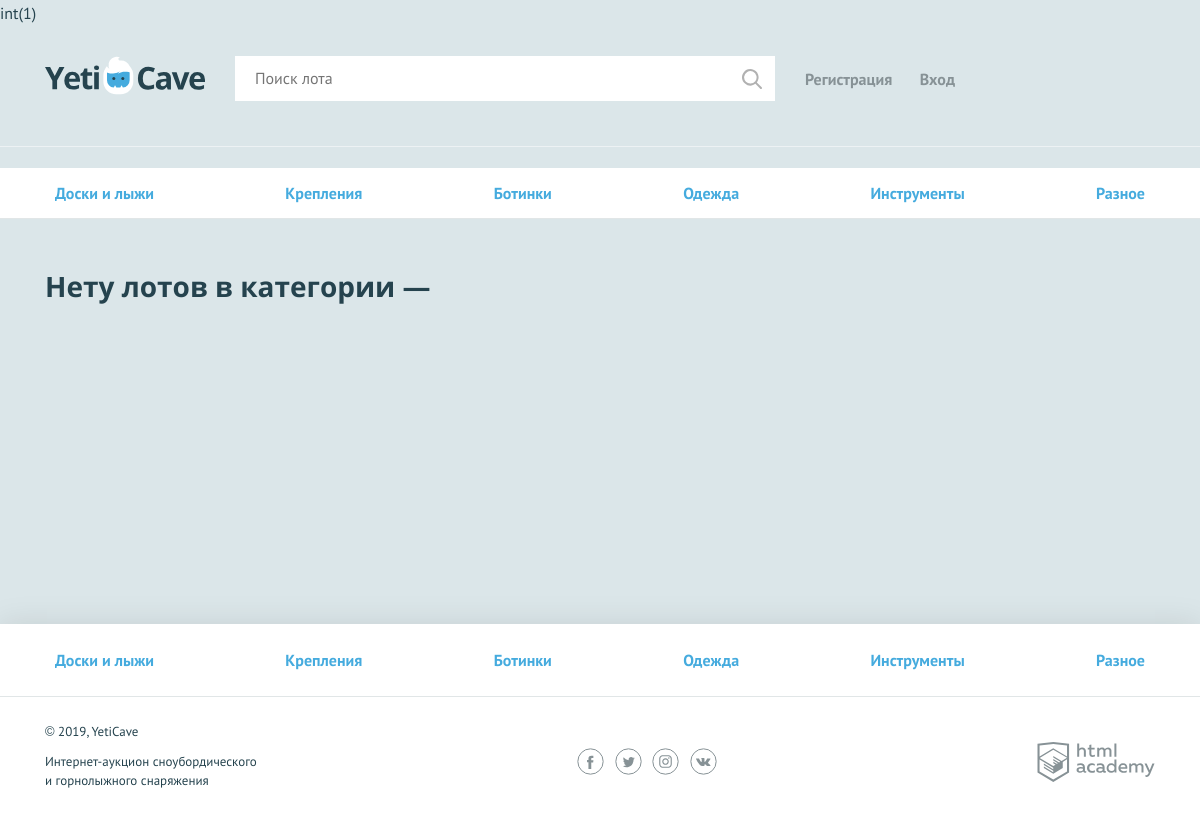
The app's page /category.php with its own data.
### tables this page shows
CREATE TABLE categories (
    id INT AUTO_INCREMENT PRIMARY KEY,
    name CHAR(128),
    sim_code CHAR(128) NOT NULL
);

### helpers.php (called while the page is built, shortened)
<?php
function include_template($name, array $data = []) {
    $name = 'templates/' . $name;
    extract($data);
    require $name;
    $result = ob_get_clean();
    return $result;
}

### functions.php (called while the page is built, shortened)
<?php
    function getGetVal($name) {
        return $_GET[$name] ?? "";
    }

### templates/error.php (the view, shortened to what this page needs)
<main>
<nav class="nav">
<ul class="nav__list container">
    <?php foreach($categories as $cat) : ?>
        <li class="nav__item">
          <a href="./category.php?category=<?= $cat['sim_code']; ?>"><?= $cat['name']; ?></a>
        </li>
    <?php endforeach; ?>
      </ul>
        </nav>
        <section class="lot-item container">
            <h2><?= $error_message; ?></h2>
                    </section>
</main>

### templates/layout.php (shortened to what this page needs)
<!DOCTYPE html>
<html lang="ru">
<head>
    <link href="../css/normalize.min.css" rel="stylesheet">
    <link href="../css/style.css" rel="stylesheet">
    <link href="../css/flatpickr.min.css" rel="stylesheet">
</head>
<body>
<div class="page-wrapper">
<header class="main-header">
    <div class="main-header__container container">
        <a href="/" class="main-header__logo">
            <img src="../img/logo.svg" width="160" height="39" alt="Логотип компании YetiCave">
        </a>
        <form class="main-header__search" method="get" action="./search.php" autocomplete="off">
            <input type="search" name="search" placeholder="Поиск лота" value="<?=getGetVal('search');?>">
            <input class="main-header__search-btn" type="submit" name="find" value="Найти">
        </form>
        <nav class="user-menu">
        <?php if (isset($_SESSION['email'])): ?>
             <div class="user-menu__logged">
                <p><?= $_SESSION['name']; ?></p>
                <a class="user-menu__bets" href="./my-bets.php">Мои ставки</a>
                <a class="user-menu__logout" href="./logout.php">Выход</a>
            </div>
        <?php else : ?>
            <ul class="user-menu__list">
                <li class="user-menu__item">
                    <a href="./sign-up.php">Регистрация</a>
                </li>
                <li class="user-menu__item">
                    <a href="./login.php">Вход</a>
                </li>
            </ul>
        <?php endif; ?>
        </nav>
    </div>
</header>
<?= $content ?>
</div>
<footer class="main-footer">
    <nav class="nav">
        <ul class="nav__list container">
            <?php foreach($categories as $cat) : ?>
            <li class="nav__item">
                <a href="./category.php?category=<?= $cat['sim_code']; ?>"><?= $cat['name'] ?></a>
            </li>
             <?php endforeach; ?>
        </ul>
    </nav>
    <div class="main-footer__bottom container">
        <div class="main-footer__copyright">
            <p>© 2019, YetiCave</p>
            <p>Интернет-аукцион сноубордического и горнолыжного снаряжения</p>
        </div>
        <div class="main-footer__social social">
            <a class="social__link social__link--facebook" href="#">
            </a>
            <a class="social__link social__link--twitter" href="#">
            </a>
            <a class="social__link social__link--instagram" href="#">
            </a>
            <a class="social__link social__link--vkontakte" href="#">
            </a>
        </div>
        <div class="main-footer__developed-by">
            <a class="logo-academy" href="https://htmlacademy.ru/intensive/php">
            </a>
        </div>
    </div>
</footer>
</body>
</html>

### css/style.css (style rules this page uses)
html, body { height: 100%; }
.page-wrapper { display: flex; flex-direction: column; min-height: 100%; margin-bottom: -202px; }
.page-wrapper::after { content: ""; display: block; }
.page-wrapper::after { height: 85px; }
main { margin-bottom: 202px; }
body { min-width: 1140px; background-color: #dbe6e9; font-family: "PT Sans", sans-serif; font-weight: 400; font-size: 16px; line-height: 26px; color: #25434e; }
a { text-decoration: none; }
h2 { margin: 0; font-family: "Open Sans", sans-serif; font-size: 28px; line-height: 35px; font-weight: 700; }
.container { width: 1110px; margin: 0 auto; padding: 0 15px; }
.main-header { padding: 30px 0 29px; border-bottom: 1px solid rgba(255, 255, 255, 0.5); }
.main-header__container { display: -webkit-flex; display: -ms-flexbox; display: flex; -webkit-justify-content: flex-start; -ms-flex-pack: start; justify-content: flex-start; }
.main-header__logo { display: block; margin-right: 30px; }
.main-header__search { position: relative; width: 540px; margin-right: 30px; }
.main-header__search input[type="search"] { width: 100%; padding: 8px 19px 9px 19px; border: 1px solid #ffffff; }
.main-header__search-btn { content: ""; position: absolute; top: 3px; right: 3px; width: 20px; height: 20px; padding: 20px; background: url("../img/search.svg") center no-repeat; opacity: 0.3; border: 0; font-size: 0; }
.user-menu__list { display: -webkit-flex; display: -ms-flexbox; display: flex; -webkit-justify-content: space-between; -ms-flex-pack: justify; justify-content: space-between; -webkit-flex-wrap: wrap; -ms-flex-wrap: wrap; flex-wrap: wrap; width: 150px; margin: 0; margin-top: 10px; padding: 0; list-style: none; }
.user-menu__item a { color: #879296; font-weight: 700; }
.user-menu { display: -webkit-flex; display: -ms-flexbox; display: flex; }
.main-footer { background-color: #ffffff; box-shadow: 0 0 30px 0 rgba(0, 0, 0, 0.1); }
.main-footer__bottom { display: -webkit-flex; display: -ms-flexbox; display: flex; -webkit-justify-content: space-between; -ms-flex-pack: justify; justify-content: space-between; -webkit-align-items: center; -ms-flex-align: center; align-items: center; padding: 25px 0; }
.main-footer__copyright { max-width: 212px; }
.main-footer__copyright p { margin: 0; margin-bottom: 11px; font-size: 13px; line-height: 19px; }
.main-footer__social { width: 140px; }
.social { display: -webkit-flex; display: -ms-flexbox; display: flex; -webkit-justify-content: space-between; -ms-flex-pack: justify; justify-content: space-between; -webkit-flex-wrap: wrap; -ms-flex-wrap: wrap; flex-wrap: wrap; }
.social__link { width: 27px; height: 27px; }
.logo-academy { display: block; width: 118px; height: 40px; }
.nav { background-color: #ffffff; border-bottom: 1px solid #e1e6e7; }
.nav__list { display: -webkit-flex; display: -ms-flexbox; display: flex; -webkit-justify-content: space-between; -ms-flex-pack: justify; justify-content: space-between; -webkit-flex-wrap: wrap; -ms-flex-wrap: wrap; flex-wrap: wrap; list-style: none; }
.nav__item a { position: relative; display: block; padding: 12px 10px; font-weight: 700; color: #45abde; }
.nav__item a::before { content: ""; display: none; position: absolute; bottom: 0; width: calc(100% - 20px); height: 3px; background-color: #e2e5e6; }
.main-footer .nav__item a { padding: 23px 10px; }
.lot-item { padding-top: 50px; }
.lot-item h2 { padding-bottom: 25px; }

### records on screen
categories: name "Доски и лыжи"
categories: name "Крепления"
categories: name "Ботинки"
categories: name "Одежда"
categories: name "Инструменты"
categories: name "Разное"

### other values on screen
$error_message "Нету лотов в категории —"
